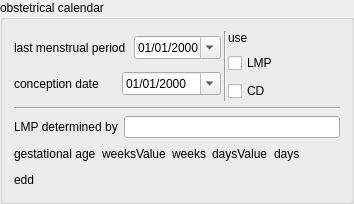
    <widget class="QGroupBox" name="obstetricalCalendarGroupBox">
     <property name="title">
      <string>obstetrical calendar</string>
     </property>
     <layout class="QVBoxLayout" name="verticalLayout_19">
      <item>
       <layout class="QHBoxLayout" name="horizontalLayout_14">
        <property name="spacing">
         <number>1</number>
        </property>
        <property name="leftMargin">
         <number>0</number>
        </property>
        <item>
         <layout class="QVBoxLayout" name="verticalLayout_18">
          <property name="spacing">
           <number>8</number>
          </property>
          <property name="rightMargin">
           <number>2</number>
          </property>
          <item>
           <layout class="QHBoxLayout" name="lmpHorizontalLayout">
            <item>
             <widget class="QLabel" name="lastMenstrualPeriodLabel">
              <property name="text">
               <string>last menstrual period</string>
              </property>
             </widget>
            </item>
            <item>
             <widget class="QDateEdit" name="lastMenstrualPeriodDateEdit">
              <property name="locale">
               <locale language="French" country="Madagascar"/>
              </property>
              <property name="correctionMode">
               <enum>QAbstractSpinBox::CorrectToNearestValue</enum>
              </property>
              <property name="displayFormat">
               <string>dd/MM/yyyy</string>
              </property>
              <property name="calendarPopup">
               <bool>true</bool>
              </property>
             </widget>
            </item>
           </layout>
          </item>
          <item>
           <layout class="QHBoxLayout" name="conceptionHorizontalLayout">
            <item>
             <widget class="QLabel" name="conceptionDateLabel">
              <property name="text">
               <string>conception date</string>
              </property>
             </widget>
            </item>
            <item>
             <widget class="QDateEdit" name="conceptionDateDateEdit">
              <property name="locale">
               <locale language="French" country="Madagascar"/>
              </property>
              <property name="showGroupSeparator" stdset="0">
               <bool>false</bool>
              </property>
              <property name="minimumDate">
               <date>
                <year>1790</year>
                <month>9</month>
                <day>1</day>
               </date>
              </property>
              <property name="displayFormat">
               <string>dd/MM/yyyy</string>
              </property>
              <property name="calendarPopup">
               <bool>true</bool>
              </property>
              <property name="currentSectionIndex">
               <number>0</number>
              </property>
             </widget>
            </item>
           </layout>
          </item>
         </layout>
        </item>
        <item>
         <widget class="Line" name="line_2">
          <property name="orientation">
           <enum>Qt::Vertical</enum>
          </property>
         </widget>
        </item>
        <item>
         <layout class="QVBoxLayout" name="verticalLayout_17">
          <property name="spacing">
           <number>8</number>
          </property>
          <item>
           <widget class="QLabel" name="useLmpDateOfConceptionLabel">
            <property name="text">
             <string>use</string>
            </property>
           </widget>
          </item>
          <item>
           <widget class="QCheckBox" name="useLmpCheck">
            <property name="text">
             <string>LMP</string>
            </property>
           </widget>
          </item>
          <item>
           <widget class="QCheckBox" name="useDateOfConceptionCheck">
            <property name="text">
             <string>CD</string>
            </property>
           </widget>
          </item>
         </layout>
        </item>
       </layout>
      </item>
      <item>
       <widget class="Line" name="line">
        <property name="orientation">
         <enum>Qt::Horizontal</enum>
        </property>
       </widget>
      </item>
      <item>
       <layout class="QHBoxLayout" name="horizontalLayout_15">
        <property name="sizeConstraint">
         <enum>QLayout::SetMinimumSize</enum>
        </property>
        <item>
         <widget class="QLabel" name="lmpDeterminedByLabel">
          <property name="text">
           <string>LMP determined by</string>
          </property>
         </widget>
        </item>
        <item>
         <layout class="QHBoxLayout" name="lmpDeterminedByRadioLayout"/>
        </item>
        <item>
         <widget class="QLineEdit" name="lmpDeterminedByLineEdit">
          <property name="sizePolicy">
           <sizepolicy hsizetype="MinimumExpanding" vsizetype="Fixed">
            <horstretch>0</horstretch>
            <verstretch>0</verstretch>
           </sizepolicy>
          </property>
         </widget>
        </item>
       </layout>
      </item>
      <item>
       <layout class="QHBoxLayout" name="horizontalLayout_17">
        <item>
         <widget class="QLabel" name="gestationalAgeHelpTextLabel">
          <property name="text">
           <string>gestational age</string>
          </property>
         </widget>
        </item>
        <item>
         <widget class="QLabel" name="trimester1CurrentWeeksAmenorrhoeaWeeksValueLabel">
          <property name="text">
           <string>weeksValue</string>
          </property>
         </widget>
        </item>
        <item>
         <widget class="QLabel" name="currentWeeksAmenorrhoeaWeeksLabel">
          <property name="text">
           <string>weeks</string>
          </property>
         </widget>
        </item>
        <item>
         <widget class="QLabel" name="trimester1CurrentWeeksAmenorrhoeaDaysValueLabel">
          <property name="text">
           <string>daysValue</string>
          </property>
         </widget>
        </item>
        <item>
         <widget class="QLabel" name="currentWeeksAmenorrhoeaDaysLabel">
          <property name="text">
           <string>days</string>
          </property>
         </widget>
        </item>
        <item>
         <spacer name="horizontalSpacer_3">
          <property name="orientation">
           <enum>Qt::Horizontal</enum>
          </property>
          <property name="sizeHint" stdset="0">
           <size>
            <width>40</width>
            <height>20</height>
           </size>
          </property>
         </spacer>
        </item>
       </layout>
      </item>
      <item>
       <layout class="QHBoxLayout" name="eddHorizontalLayout">
        <item>
         <widget class="QLabel" name="eddLabel">
          <property name="text">
           <string>edd</string>
          </property>
         </widget>
        </item>
        <item>
         <widget class="QLabel" name="eddValueLabel">
          <property name="text">
           <string/>
          </property>
         </widget>
        </item>
        <item>
         <spacer name="horizontalSpacer_2">
          <property name="orientation">
           <enum>Qt::Horizontal</enum>
          </property>
          <property name="sizeHint" stdset="0">
           <size>
            <width>40</width>
            <height>20</height>
           </size>
          </property>
         </spacer>
        </item>
       </layout>
      </item>
     </layout>
    </widget>
